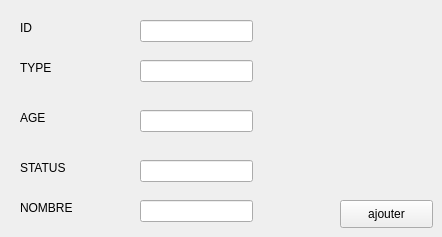
        <widget class="QWidget" name="ajouter_3">
         <attribute name="title">
          <string>ajouter un animaux</string>
         </attribute>
         <widget class="QLabel" name="label_57">
          <property name="geometry">
           <rect>
            <x>20</x>
            <y>20</y>
            <width>56</width>
            <height>16</height>
           </rect>
          </property>
          <property name="text">
           <string>ID</string>
          </property>
         </widget>
         <widget class="QLabel" name="label_58">
          <property name="geometry">
           <rect>
            <x>20</x>
            <y>60</y>
            <width>56</width>
            <height>16</height>
           </rect>
          </property>
          <property name="text">
           <string>TYPE</string>
          </property>
         </widget>
         <widget class="QLabel" name="label_59">
          <property name="geometry">
           <rect>
            <x>20</x>
            <y>110</y>
            <width>56</width>
            <height>16</height>
           </rect>
          </property>
          <property name="text">
           <string>AGE</string>
          </property>
         </widget>
         <widget class="QLabel" name="label_60">
          <property name="geometry">
           <rect>
            <x>20</x>
            <y>160</y>
            <width>56</width>
            <height>16</height>
           </rect>
          </property>
          <property name="text">
           <string>STATUS</string>
          </property>
         </widget>
         <widget class="QLabel" name="label_61">
          <property name="geometry">
           <rect>
            <x>20</x>
            <y>200</y>
            <width>56</width>
            <height>16</height>
           </rect>
          </property>
          <property name="text">
           <string>NOMBRE</string>
          </property>
         </widget>
         <widget class="QLineEdit" name="le_id">
          <property name="geometry">
           <rect>
            <x>140</x>
            <y>20</y>
            <width>113</width>
            <height>22</height>
           </rect>
          </property>
         </widget>
         <widget class="QLineEdit" name="le_type">
          <property name="geometry">
           <rect>
            <x>140</x>
            <y>60</y>
            <width>113</width>
            <height>22</height>
           </rect>
          </property>
         </widget>
         <widget class="QLineEdit" name="le_age">
          <property name="geometry">
           <rect>
            <x>140</x>
            <y>110</y>
            <width>113</width>
            <height>22</height>
           </rect>
          </property>
         </widget>
         <widget class="QLineEdit" name="le_nombre">
          <property name="geometry">
           <rect>
            <x>140</x>
            <y>200</y>
            <width>113</width>
            <height>22</height>
           </rect>
          </property>
         </widget>
         <widget class="QLineEdit" name="le_status">
          <property name="geometry">
           <rect>
            <x>140</x>
            <y>160</y>
            <width>113</width>
            <height>22</height>
           </rect>
          </property>
         </widget>
         <widget class="QPushButton" name="pushButton_14">
          <property name="geometry">
           <rect>
            <x>340</x>
            <y>200</y>
            <width>93</width>
            <height>28</height>
           </rect>
          </property>
          <property name="text">
           <string>ajouter</string>
          </property>
         </widget>
        </widget>
